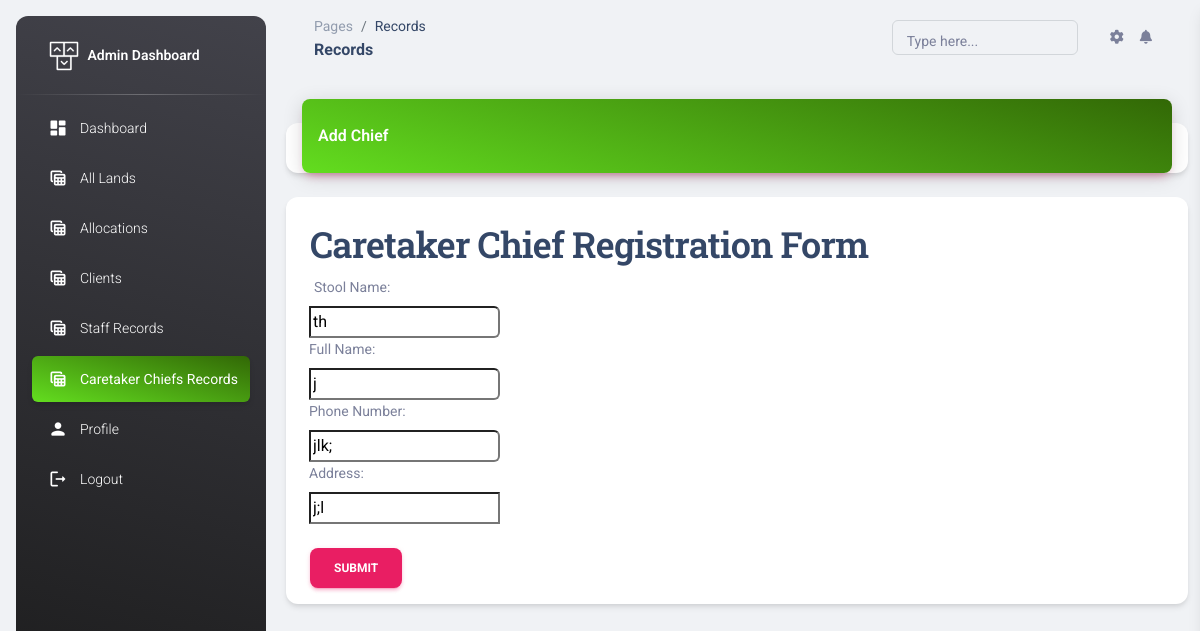
/dashboard/chief_records/edit_chief/1 (signed in), run on the app's committed database.
### chief/models.py (models this page shows, shortened)
class CareTakerChief (models.Model):
    ctchief = models.OneToOneField(User, on_delete=models.CASCADE)
    StoolName = models.CharField(max_length=255, verbose_name="Stool Name")
    FullName = models.CharField(max_length=255, verbose_name="full Name")
    PhoneNumber = models.CharField(max_length=255, verbose_name="Phone Number")
    Address = models.CharField(max_length=255, verbose_name="Address")

### staff/views.py (the view)
# urls.py: path('dashboard/chief_records/edit_chief/<int:id>', admin_edit_chief, name="admin_edit_chief"),
@login_required
def admin_edit_chief(request, id):
    username = request.user.username
    chief = get_object_or_404(CareTakerChief, pk=id)
    if request.method == "POST":
        chiefform = ChiefForm(data=request.POST, files = request.FILES, instance=chief)
        if chiefform.is_valid:
            chiefform.save()
            return redirect(admin_chief_records)
        else:
            print("Invalid data entry")
    else:
        chiefform = ChiefForm(instance=chief)
    active= "active bg-gradient-primary"
    context = {
       "chiefform":chiefform,
       "id":id,
               "username":username,
    "active6":active,
    }
    return render(request, "online/edit_chief.html", context )

### chief/forms.py
class ChiefForm(ModelForm):
    class Meta:
        model = CareTakerChief
        fields = ("StoolName","FullName", "PhoneNumber", "Address")
    def __init__(self, *args, **kwargs):
        super(ChiefForm, self).__init__(*args, **kwargs)
        self.fields["StoolName"].widget.attrs.update({'class' :('input--style-4'),})
        self.fields["FullName"].widget.attrs.update({'class' :('input--style-4'),})
        self.fields["PhoneNumber"].widget.attrs.update({'class' :('input--style-4'),})
        self.fields["Address"].widget.attrs.update({'class' :('input--style-4'),})

### templates/online/edit_chief.html (shortened to what this page needs)
{% extends 'online/base2.html'%}
{% load static%}
{% block content %}
<body class="g-sidenav-show  bg-gray-200">
  {% include 'online/side_nav.html' %}
  <main class="main-content position-relative max-height-vh-100 h-100 border-radius-lg ">
    <nav class="navbar navbar-main navbar-expand-lg px-0 mx-4 shadow-none border-radius-xl" id="navbarBlur" data-scroll="true">
      <div class="container-fluid py-1 px-3">
        <nav aria-label="breadcrumb">
          <ol class="breadcrumb bg-transparent mb-0 pb-0 pt-1 px-0 me-sm-6 me-5">
            <li class="breadcrumb-item text-sm"><a class="opacity-5 text-dark" href="javascript:;">Pages</a></li>
            <li class="breadcrumb-item text-sm text-dark active" aria-current="page">Records</li>
          </ol>
          <h6 class="font-weight-bolder mb-0">Records</h6>
        </nav>
        <div class="collapse navbar-collapse mt-sm-0 mt-2 me-md-0 me-sm-4" id="navbar">
          <div class="ms-md-auto pe-md-3 d-flex align-items-center">
            <div class="input-group input-group-outline">
              <label class="form-label">Type here...</label>
              <input type="text" class="form-control">
            </div>
          </div>
          <ul class="navbar-nav  justify-content-end">
            <li class="nav-item px-3 d-flex align-items-center">
              <a href="javascript:;" class="nav-link text-body p-0">
                <i class="fa fa-cog fixed-plugin-button-nav cursor-pointer"></i>
              </a>
            </li>
            <li class="nav-item dropdown pe-2 d-flex align-items-center">
              <a href="javascript:;" class="nav-link text-body p-0" id="dropdownMenuButton" data-bs-toggle="dropdown" aria-expanded="false">
                <i class="fa fa-bell cursor-pointer"></i>
              </a>
            </li>
          </ul>
        </div>
      </div>
    </nav>
    <div class="container-fluid py-4">
      <div class="row">
        <div class="col-12">
          <div class="card my-4">
            <div class="card-header p-0 position-relative mt-n4 mx-3 z-index-2">
              <div class="bg-gradient-primary shadow-primary border-radius-lg pt-4 pb-3">
                <h6 class="text-white text-capitalize ps-3">Add Chief</h6>
              </div>
            </div>
          </div>
        </div>
      </div>
      <div class="page-wrapper bg-gra-02 p-t-130 p-b-100 font-poppins">
        <div class="wrapper wrapper--w680">
            <div class="card card-4">
                <div class="card-body">
                    <h2 class="title">Caretaker Chief Registration Form</h2>
                    <form method="POST"action="{% url 'admin_edit_chief' id %}?next=/"  enctype="multipart/form-data">
                          <div class="row row-space">
                            <div class="col-2">
                                <div class="input-group">
                                    {{chiefform}}
                                </div>
                            </div>
                          </div>
                          </div>
                        <div class="p-t-15">
                            <button class="btn btn--radius-2 btn-primary mx-4" type="submit">Submit</button>
                        </div>
                </div>
            </div>
        </div>
    </div>
  </main>
</body>
{% endblock content %}

### data on the page
CareTakerChief: StoolName "th", FullName "j", PhoneNumber "jlk;", Address "j;l"
